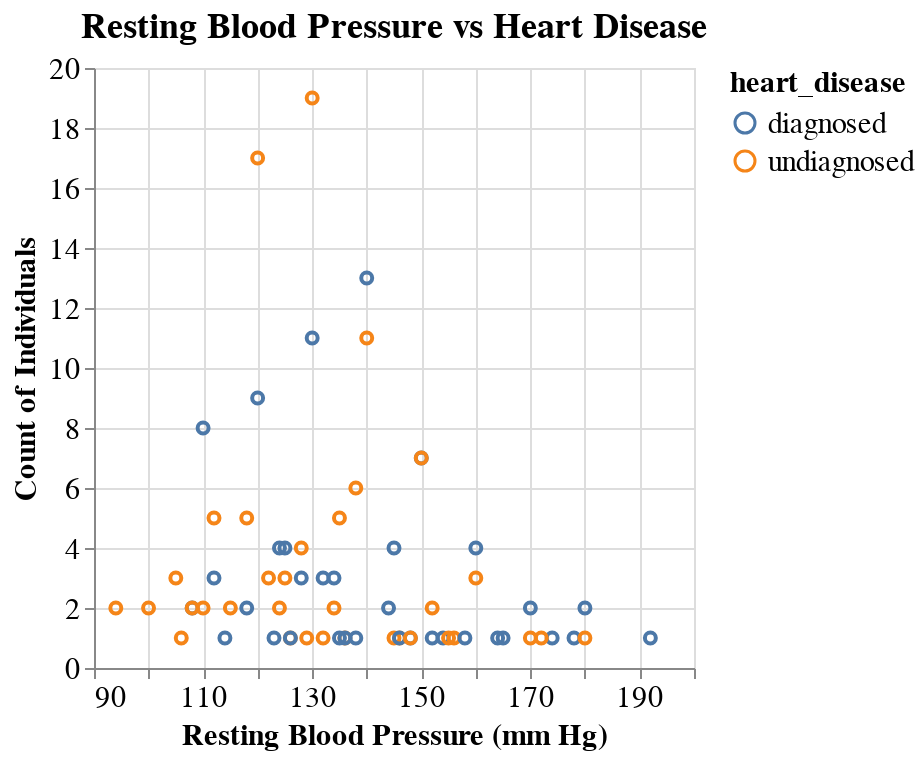

Notebook code for this chart:
### Markdown cell above
Here we see that for the asymptomatic type of chest pain, the majority of people have been disagnosed with heart disease. Non-anginal pain is the second most recorded chest pain type, but the large portion of it is subjected to undiagnosed for heart disease.

When compared to the other types of chest pain, the data may indicate a slight correlation between an asymptomatic type of pain and heart disease; although, chest pain alone might not be a good indicator of heart disease.

### Code cell
resting_blood_pressure_graph = (
    alt.Chart(hd_train, title = "Resting Blood Pressure vs Heart Disease")  
    .mark_point()
    .encode(
        x=alt.X("resting_blood_pressure", title= "Resting Blood Pressure (mm Hg)", scale=alt.Scale(zero=False)), 
        y=alt.Y("count()", title= "Count of Individuals"),
        color="heart_disease"
    )
)
resting_blood_pressure_graph

### Figure 1 — Vega-Lite specification as saved in the notebook (floating-point values rounded to 4 significant figures; data arrays with more than 128 entries replaced by an {"elided": "..."} marker saying what was removed)
{"config": {"view": {"height": 300, "width": 300}, "title": {"fontSize": 18}, "axisX": {"labelFontSize": 15, "titleFontSize": 15}, "axisY": {"labelFontSize": 15, "titleFontSize": 15}, "legend": {"labelFontSize": 15, "titleFontSize": 15}}, "data": {"name": "data-e34df536b0d75814b6f43aa19ae04b85"}, "mark": "point", "encoding": {"color": {"field": "heart_disease", "type": "nominal"}, "x": {"field": "resting_blood_pressure", "scale": {"zero": false}, "title": "Resting Blood Pressure (mm Hg)", "type": "quantitative"}, "y": {"aggregate": "count", "title": "Count of Individuals", "type": "quantitative"}}, "title": "Resting Blood Pressure vs Heart Disease", "$schema": "https://vega.github.io/schema/vega-lite/v4.17.0.json", "datasets": {"data-e34df536b0d75814b6f43aa19ae04b85": {"elided": "222 records"}}}
